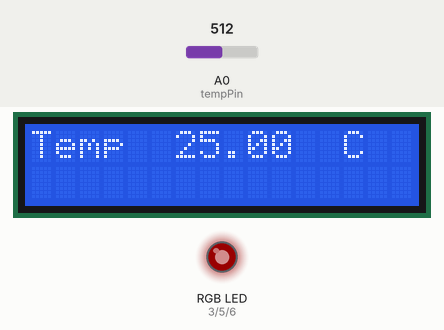
A sketch run on a simulated Arduino Uno, built with avr-gcc and run on an emulated ATmega328P. Shown: 16×2 character LCD, an RGB LED mixed from three pins (HIGH = lit). The test bench sets the inputs (shaded band); at power-on: A0 (tempPin) = 512. Dim RGB values are drawn brighter than linear.

Above: at 1.2 s.
1.3 s: A0 (tempPin) set to 716
At 2.2 s:
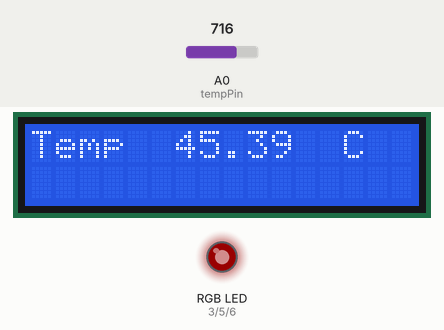
3.0 s: A0 (tempPin) set to 900
At 3.7 s:
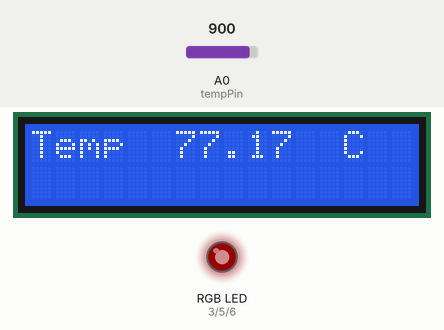
4.5 s: A0 (tempPin) set to 1023
At 5.3 s:
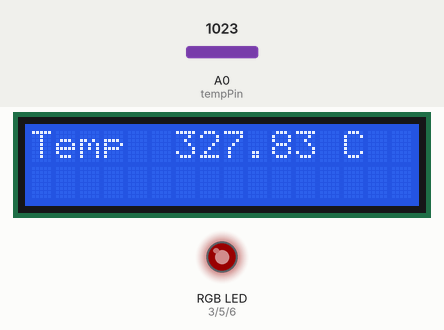
Timing chart, 0 to 7.5 s (numbered marks = the images above; inputs shaded):
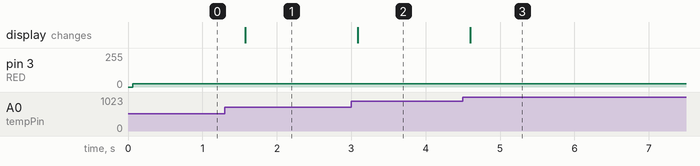

Measured:
- after the input at 1.3 s, the display: changes after 0.28 s (image 1)
- after the input at 3.0 s, the display: changes after 0.09 s (image 2)
- after the input at 4.5 s, the display: changes after 0.10 s (image 3)

The sketch:

thermistor_resistor.ino
```cpp
//www.elegoo.com
//2016.12.9

#include <LiquidCrystal.h>
int tempPin = 0;
//                BS  E  D4 D5  D6 D7
LiquidCrystal lcd(7, 8, 9, 10, 11, 12);
#define RED 3
#define GREEN 5
#define BLUE 6

void setup()
{
  /*lcd.begin(cols, rows)
    lcd: a variable of type LiquidCrystal
    cols: the number of columns that the display has
    rows: the number of rows that the display has
  */
  lcd.begin(16, 2);
  pinMode(RED,OUTPUT);
  pinMode(GREEN,OUTPUT);
  pinMode(BLUE,OUTPUT);

}

void setColor(int red, int green, int blue){
  analogWrite(RED,red);
  analogWrite(GREEN,green);
  analogWrite(BLUE,blue);
  }
void loop()
{
  int tempReading = analogRead(tempPin);
  // This is OK
  double tempK = log(10000.0 * ((1024.0 / tempReading - 1)));
  tempK = 1 / (0.001129148 + (0.000234125 + (0.0000000876741 * tempK * tempK )) * tempK );       //  Temp Kelvin
  float tempC = tempK - 273.15;            // Convert Kelvin to Celcius
  float tempF = (tempC * 9.0)/ 5.0 + 32.0; // Convert Celcius to Fahrenheit
  /*  replaced
    float tempVolts = tempReading * 5.0 / 1024.0;
    float tempC = (tempVolts - 0.5) * 10.0;
    float tempF = tempC * 9.0 / 5.0 + 32.0;
  */
  // Display Temperature in C
  lcd.setCursor(0, 0);
  lcd.print("Temp         C  ");
  // Display Temperature in F
 // lcd.print("Temp         F  ");
  lcd.setCursor(6, 0);
  // Display Temperature in C
  lcd.print(tempC);

  if(tempC==-22 || tempC==-30){

    setColor(0,25,0);
    }else{
      setColor(25,0,0);
      }
  // Display Temperature in F
  //lcd.print(tempF);
  delay(500);
}
```
